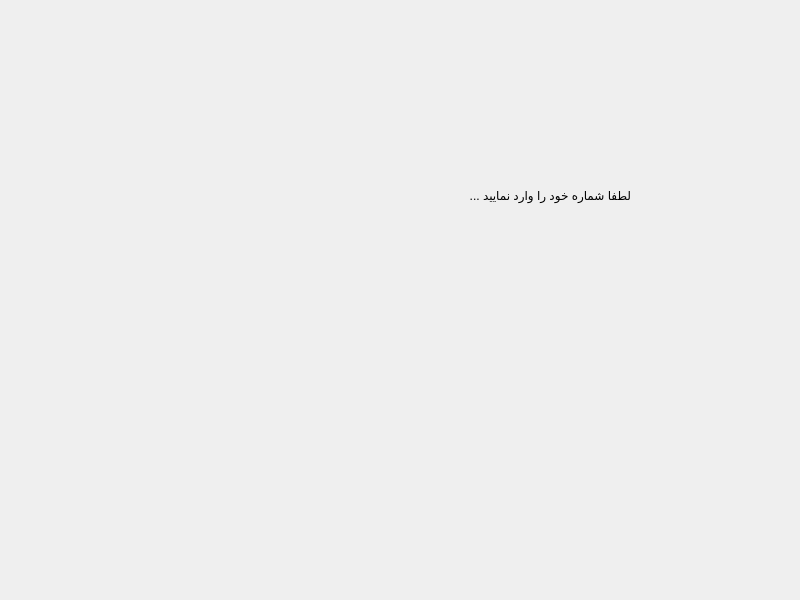
<?xml version="1.0" encoding="UTF-8"?>
<ui version="4.0">
 <class>MainWidget</class>
 <widget class="QWidget" name="MainWidget">
  <property name="geometry">
   <rect>
    <x>0</x>
    <y>0</y>
    <width>800</width>
    <height>600</height>
   </rect>
  </property>
  <property name="windowTitle">
   <string>MainWidget</string>
  </property>
  <property name="styleSheet">
   <string notr="true"/>
  </property>
  <widget class="QWidget" name="widget" native="true">
   <property name="geometry">
    <rect>
     <x>0</x>
     <y>0</y>
     <width>800</width>
     <height>600</height>
    </rect>
   </property>
   <property name="styleSheet">
    <string notr="true">background-image:url(/home/pi/MainApp/Res/MainUiComponents/main1.png);
background-image:no-repeat;</string>
   </property>
   <widget class="QPushButton" name="pushButton">
    <property name="geometry">
     <rect>
      <x>323</x>
      <y>315</y>
      <width>45</width>
      <height>45</height>
     </rect>
    </property>
    <property name="styleSheet">
     <string notr="true">border:0px;
background:0px;</string>
    </property>
    <property name="text">
     <string/>
    </property>
   </widget>
   <widget class="QPushButton" name="pushButton_2">
    <property name="geometry">
     <rect>
      <x>378</x>
      <y>315</y>
      <width>45</width>
      <height>45</height>
     </rect>
    </property>
    <property name="styleSheet">
     <string notr="true">border:0px;
background:0px;</string>
    </property>
    <property name="text">
     <string/>
    </property>
   </widget>
   <widget class="QPushButton" name="pushButton_3">
    <property name="geometry">
     <rect>
      <x>433</x>
      <y>315</y>
      <width>45</width>
      <height>45</height>
     </rect>
    </property>
    <property name="styleSheet">
     <string notr="true">border:0px;
background:0px;</string>
    </property>
    <property name="text">
     <string/>
    </property>
   </widget>
   <widget class="QPushButton" name="pushButton_4">
    <property name="geometry">
     <rect>
      <x>433</x>
      <y>370</y>
      <width>45</width>
      <height>45</height>
     </rect>
    </property>
    <property name="styleSheet">
     <string notr="true">border:0px;
background:0px;</string>
    </property>
    <property name="text">
     <string/>
    </property>
   </widget>
   <widget class="QPushButton" name="pushButton_5">
    <property name="geometry">
     <rect>
      <x>433</x>
      <y>425</y>
      <width>45</width>
      <height>45</height>
     </rect>
    </property>
    <property name="styleSheet">
     <string notr="true">border:0px;
background:0px;</string>
    </property>
    <property name="text">
     <string/>
    </property>
   </widget>
   <widget class="QPushButton" name="pushButton_6">
    <property name="geometry">
     <rect>
      <x>378</x>
      <y>425</y>
      <width>45</width>
      <height>45</height>
     </rect>
    </property>
    <property name="styleSheet">
     <string notr="true">border:0px;
background:0px;</string>
    </property>
    <property name="text">
     <string/>
    </property>
   </widget>
   <widget class="QPushButton" name="pushButton_7">
    <property name="geometry">
     <rect>
      <x>323</x>
      <y>425</y>
      <width>45</width>
      <height>45</height>
     </rect>
    </property>
    <property name="styleSheet">
     <string notr="true">border:0px;
background:0px;</string>
    </property>
    <property name="text">
     <string/>
    </property>
   </widget>
   <widget class="QPushButton" name="pushButton_8">
    <property name="geometry">
     <rect>
      <x>378</x>
      <y>370</y>
      <width>45</width>
      <height>45</height>
     </rect>
    </property>
    <property name="styleSheet">
     <string notr="true">border:0px;
background:0px;</string>
    </property>
    <property name="text">
     <string/>
    </property>
   </widget>
   <widget class="QPushButton" name="pushButton_9">
    <property name="geometry">
     <rect>
      <x>323</x>
      <y>370</y>
      <width>45</width>
      <height>45</height>
     </rect>
    </property>
    <property name="styleSheet">
     <string notr="true">border:0px;
background:0px;</string>
    </property>
    <property name="text">
     <string/>
    </property>
   </widget>
   <widget class="QPushButton" name="pushButton_10">
    <property name="geometry">
     <rect>
      <x>323</x>
      <y>480</y>
      <width>45</width>
      <height>45</height>
     </rect>
    </property>
    <property name="styleSheet">
     <string notr="true">border:0px;
background:0px;</string>
    </property>
    <property name="text">
     <string/>
    </property>
   </widget>
   <widget class="QPushButton" name="pushButton_11">
    <property name="geometry">
     <rect>
      <x>380</x>
      <y>480</y>
      <width>101</width>
      <height>45</height>
     </rect>
    </property>
    <property name="styleSheet">
     <string notr="true">border:0px;
background:0px;</string>
    </property>
    <property name="text">
     <string/>
    </property>
   </widget>
   <widget class="QPushButton" name="pushButton_12">
    <property name="geometry">
     <rect>
      <x>214</x>
      <y>250</y>
      <width>381</width>
      <height>45</height>
     </rect>
    </property>
    <property name="styleSheet">
     <string notr="true">border:0px;
background:0px;</string>
    </property>
    <property name="text">
     <string/>
    </property>
   </widget>
   <widget class="QLineEdit" name="lineEdit">
    <property name="geometry">
     <rect>
      <x>180</x>
      <y>175</y>
      <width>451</width>
      <height>41</height>
     </rect>
    </property>
    <property name="styleSheet">
     <string notr="true">border:0px;
font: 26pt &quot;B Nazanin&quot;;
background:0px;
background:transparent;
qproperty-alignment:AlignCenter;</string>
    </property>
   </widget>
   <widget class="QLabel" name="label">
    <property name="geometry">
     <rect>
      <x>170</x>
      <y>175</y>
      <width>461</width>
      <height>41</height>
     </rect>
    </property>
    <property name="styleSheet">
     <string notr="true">background:transparent;
font: 26pt &quot;B Nazanin&quot;;
qproperty-alignment:AlignCenter;</string>
    </property>
    <property name="text">
     <string>لطفا شماره خود را وارد نمایید ...</string>
    </property>
   </widget>
   <widget class="QLabel" name="label_2">
    <property name="geometry">
     <rect>
      <x>160</x>
      <y>175</y>
      <width>481</width>
      <height>41</height>
     </rect>
    </property>
    <property name="styleSheet">
     <string notr="true">background:transparent;
font: 20pt &quot;B Nazanin&quot;;
qproperty-alignment:AlignCenter;</string>
    </property>
    <property name="text">
     <string/>
    </property>
   </widget>
  </widget>
 </widget>
 <layoutdefault spacing="6" margin="11"/>
 <resources/>
 <connections/>
</ui>
